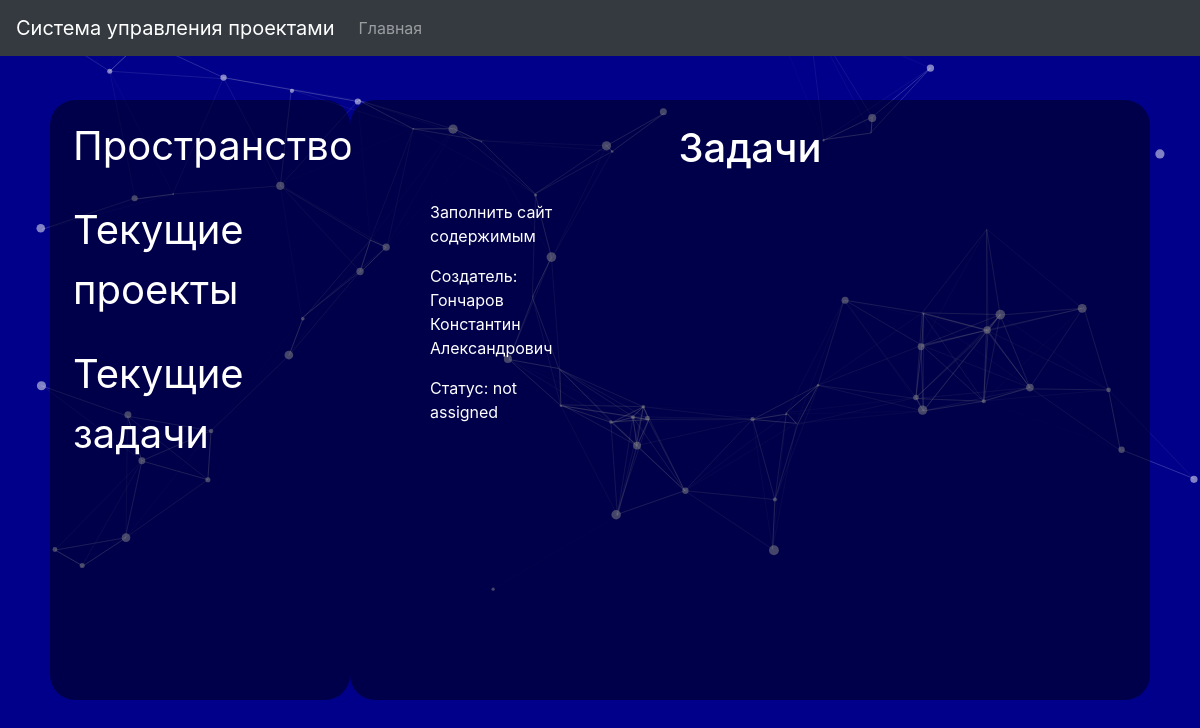
/current-tasks/, run on the app's committed database.
### core/models.py (models this page shows, shortened)
class Task(models.Model):
    TASK_STATS = (("not assigned", "Не назначено"),
                  ("assigned", "Назначено"), ("in progress", "В процессе"),
                  ("done", "Сделано"), ("rejected", "Отклонено"))
    title = models.CharField(max_length=100, verbose_name="Заголовок")
    description = models.TextField(verbose_name="Описание задачи")
    status = models.CharField(max_length=100, verbose_name="Статус", choices=TASK_STATS)
    executors = models.ManyToManyField(SystemUser)
    creator = models.ForeignKey(SystemUser, on_delete=models.SET_NULL, null=True, related_name="task_creator")
    project = models.ForeignKey(Project, on_delete=models.CASCADE)

class SystemUser(models.Model):
    USER_ROLES = (("user", "Пользователь"), ("admin", "Администратор"), ("customer", "Заказчик"))
    user = models.ForeignKey(User, on_delete=models.SET_NULL, null=True, verbose_name="Пользователь")
    role = models.CharField(max_length=100, choices=USER_ROLES, verbose_name="Роль")
    full_name = models.CharField(max_length=100, verbose_name="Полное имя")
    contacts = models.TextField()

### core/views.py (the view)
# urls.py: path('current-tasks/', views.current_tasks),
def current_tasks(request):
    data = {}
    tasks = Task.objects.all().order_by("status")
    data["tasks"]= tasks
    return render(request, "core/tasks.html", data)

### templates/core/tasks.html
{% extends "core/core_base.html" %}
{% block page %}
    <div class="row mt-4 namespace-title-row">
        <h1 class="namespace-title">Задачи</h1>
    </div>
    <div class="row namespace-users-group">
        {% for task in tasks %}
            <div class="col-lg-3">
                <div class="project-card">
                    <div class="project-header">
                        <p class="namespace-user-name">{{ task.title }}</p>
                    </div>
                    <div class="project-creator">
                        <p class="namespace-user-name">Создатель: {{ task.creator.full_name }}</p>
                    </div>
                    <div class="project-creation-date">
                        <p class="namespace-user-name">Статус: {{ task.status }}</p>
                    </div>
                </div>
            </div>
        {% endfor %}
        </div>
{% endblock %}

### static/core/css/style.css (style rules this page uses)
body { background-color: darkblue; }
.namespace-title { color: white; width: 100%; }
.namespace-title-row { text-align: center; }
.namespace-user-name { color : white; }
.namespace-users-group { margin-left: 50px; margin-right: 50px; }
.project-card { margin-top: 20px; }

### data on the page
Task: title "Заполнить сайт содержимым", creator.full_name "Гончаров Константин Александрович", status "not assigned"
